Frame 1 (no input): blank canvas, image omitted
Frame 60 (no input): blank canvas, image omitted
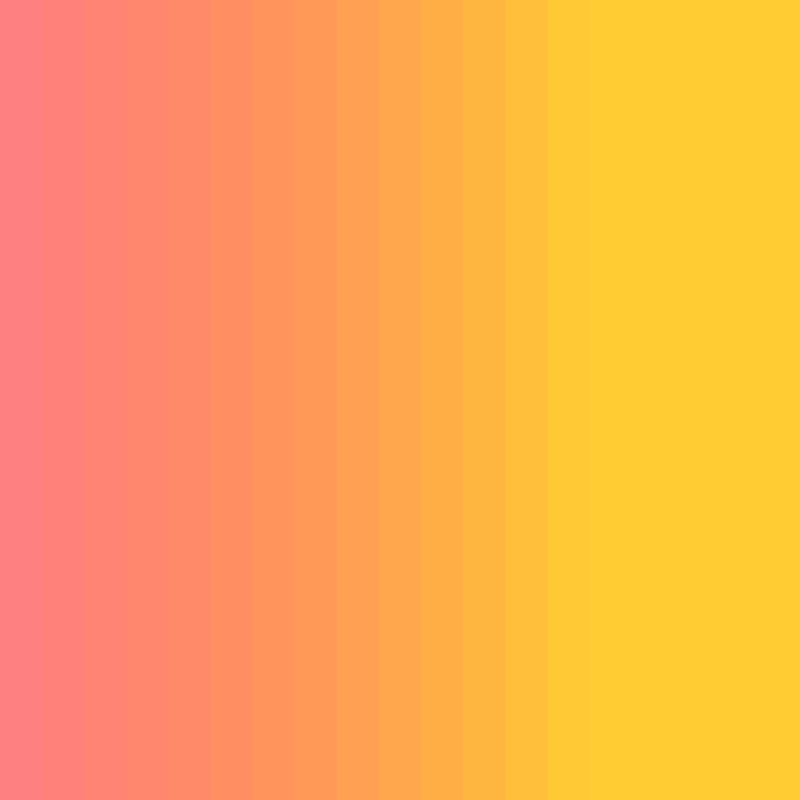
Frame 120 (the mouse pressed at the canvas centre since frame 60)

The p5.js sketch whose frames 1 and 60 were blank and that drew this single picture after the mouse press (run headless with seeded random() and noise() and a simulated clock; from frame 60 on, the mouse is pressed at the canvas centre):

// p5.js sketch
// ── sketch.js
/* 
  Simple color Interpolation
*/

var numColumns = 19;
let colorFrom;
let colorTo;

function setup() {
  createCanvas(800, 800);
  colorMode(HSB, 360, 100, 100);
  noStroke();
  colorFrom = color(0, 50, 100);
  colorTo = color(45, 80, 100);
}

function draw() {
  for (var i = 0; i < numColumns; i++) {
    var interpValue = map(mouseX * (i * 0.15), 0, width, 0.0, 1.0);
    var colorHue = lerpColor(colorFrom, colorTo, interpValue);
    fill(colorHue, 100, 100);
    rect((i * width) / numColumns, 0, width / numColumns, height);
  }
}
